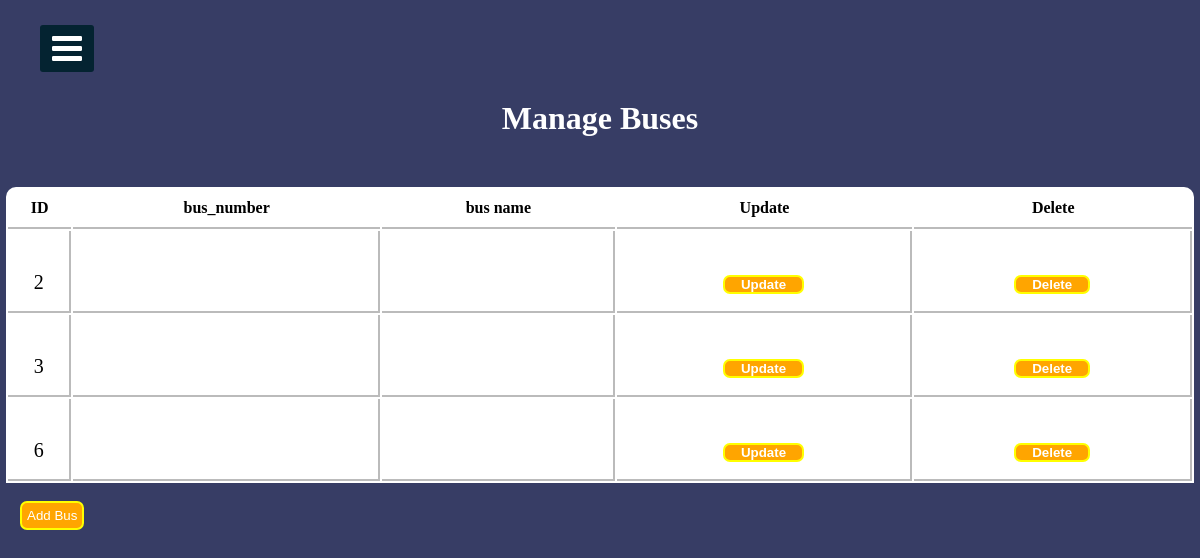
/ManagesBuses.php, run on the app's committed database.
### tables this page shows
CREATE TABLE `bus` (
  `id` int(11) NOT NULL,
  `Bus_Name` varchar(255) NOT NULL,
  `Tel` varchar(20) NOT NULL
);

### ManagesBuses.php (the view, shortened to what this page needs)
<?php
  include("connection.php");
?>
<!DOCTYPE html>
<html>
<head>
    <link rel="stylesheet" href="https://cdnjs.cloudflare.com/ajax/libs/font-awesome/4.7.0/css/font-awesome.min.css">
    <link rel="stylesheet" href="cssfile/sidebar.css">
</head>
<body>
    <label for="check">
        <i class="fa fa-bars" id="btn"></i>
    </label>
    <div class="sidebar2">
        <h1 class="adminTopic">Manage Buses</h1>
        <?php
    $sqlget="SELECT * FROM bus";
    $sqldata=mysqli_query($conn,$sqlget) or die('error getting');
    echo "<table>";
    echo "<tr>
      <th>ID</th>
    <th>bus_number</th>
    <th>bus name</th>
    <th>Update</th>
    <th>Delete</th>
       </tr>";
       while ($row=mysqli_fetch_array($sqldata,MYSQLI_ASSOC))
       {
        echo "<tr><td>";
        echo $row['id'];
        echo "</td><td>";
        echo "</td><td>";
        echo "</td>";
        ?>
        <td>
            <button style="border:2px solid yellow; border-radius:7px; background-color:orange;color:white;">
                <a href="UpdateBus.php?id=<?php echo $row['id'];?>">
                    Update
                </a>
            </button>
        </td>
        <td>
            <button style="border:2px solid yellow; border-radius:7px; background-color:orange;color:white;">
                <a href="deleteBus.php?id=<?php echo $row['id'];?>">
                    Delete
                </a>
            </button>
        </td>
        </tr>
        <?php
       }
       echo "</table>";
?>
        <br>
        <a href="AddBus.php"> <button class="btnPolicy">Add Bus</button></a>
    </div>
</body>
</html>

### sidebar.css (style rules this page uses)
* { margin: 0; padding: 0; list-style: none; text-decoration: none; }
label #btn, label #cancle { position: absolute; cursor: pointer; background: #042331; color: #fff; border-radius: 3px; }
label #btn { left: 40px; top: 25px; font-size: 35px; color: #fff; padding: 6px 12px; transition: all 0.5s; }

### ManagesBuses.php (style rules this page uses)
body { background: #373d65; background-position: center; background-size: cover; height: 700px; background-repeat: no-repeat; background-attachment: fixed; }
.adminTopic { text-align: center; color: #fff; margin-top: 100px; }
table { width: 99%; border-collapse: separate !important; margin: auto; text-align: center; margin-top: 50px; background-color: rgb(255, 255, 255); border-radius: 10px 10px 0px 0px; }
table th { border-bottom: 2px solid rgb(187, 187, 187); padding: 10px 0px 10px 0px; font-family: "balsamiq_sansitalic" !important; }
table tr td { border-right: 2px solid rgb(187, 187, 187); height: 58px; padding: 22px 0px 0px 0px; font-family: "monospace;" !important; border-bottom: 2px solid rgb(187, 187, 187); font-size: 20px; }
table tr td a { color: white; border-radius: 5px; padding: 6px; text-decoration: none; margin: 10px; font-weight: 700; }
button { padding: 5px 5px 5px 5x; }
.btnPolicy { padding: 5px 5px 5px 5px; border: 2px solid yellow; border-radius: 7px; background-color: orange; color: white; margin-left: 20px; }

### data on the page
bus: id "2"
bus: id "3"
bus: id "6"
